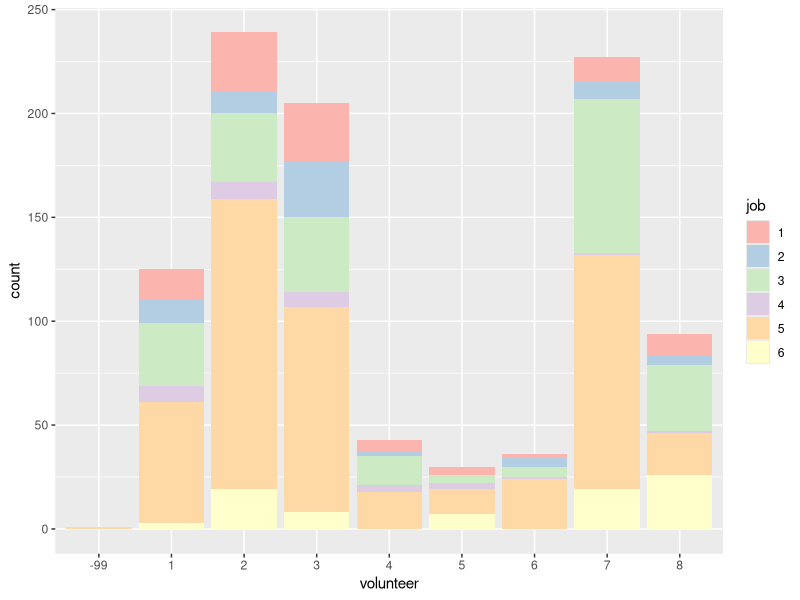

This figure's R source: (Note: this script raises an error after producing the figure.)
library(tidyverse)
library(RColorBrewer)
library(haven)


dif <- as.data.frame(read.csv("OXF.csv", sep = ";"))
survey <- data.frame(job=as.factor(dif$V29), volunteer=as.factor(dif$V34))


ggplot(survey, aes(x=volunteer)) +
  geom_bar(aes(fill=job)) +
  scale_fill_brewer(palette="Pastel1")



ggplot(survey2, aes(volunteer)) + 
  geom_bar(aes(y = (..count..)/sum(..count..)), fill = "#FDDB52") + 
  scale_y_continuous(labels=scales::percent) +
  ylab("% of all respondents") +
  scale_x_discrete(labels = c("Так, допомагав/-ла фізично", 
                              "Так, допомагав/-ла фінансово", "Так, допомагав/-ла фізично і фінансово",
                              "Ні, але планую фізично допомагати",
                              "Ні, але планую долучатися до фінансової допомоги",
                              "Ні але планую долучатися до фізичної і фінансової допомоги",
                              "Ні, і не планую долучатися",
                              "Важко відповісти"))
  

